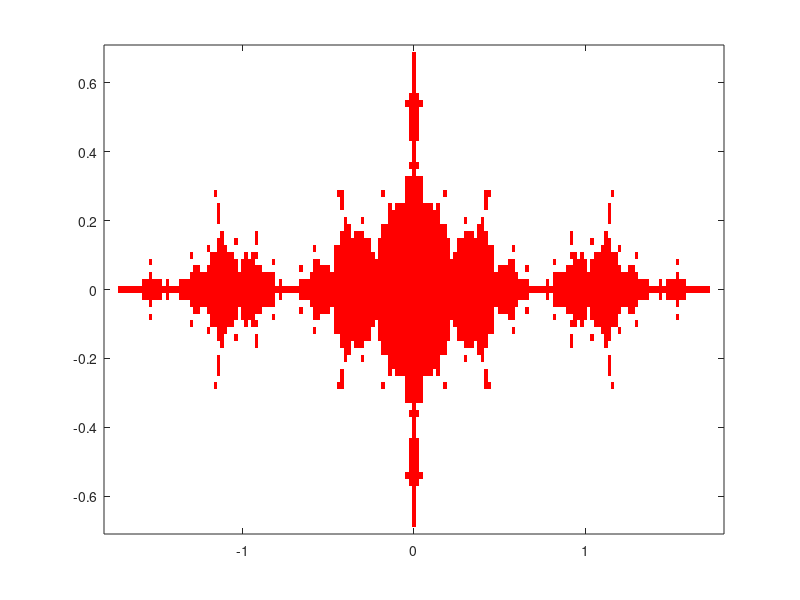

This figure's MATLAB source:
%  Computes the filled Julia set (the initial points from which fixed point
%  iteration remains bounded) for the function phi.

phi = inline('z^2 - 1.25');   % Define the function whose fixed points we seek.
fixpt1 = (1 + sqrt(6))/2;     % These are the fixed points.
fixpt2 = (1 - sqrt(6))/2;

colormap([1 0 0; 1 1 1]);     % Points numbered 1 (inside) will be colored red;
                              %   those numbered 2 (outside) will be colored white.
M = 2*ones(71,181);          % Initialize array of point colors to 2 (white).

for j=1:71,                  % Try initial values with imaginary parts between
  y = -.7 + (j-1)*.02;        %   -0.7 and 0.7
  for i=1:181,                % and with real parts between
    x = -1.8 + (i-1)*.02;     %   -1.8 and 1.8.
    z = x + 1i*y;             % 1i is the MATLAB symbol for sqrt(-1).
    zk = z;
    kount = 0;                % kount is the total number of iterations.

    while kount < 30 & abs(zk) < 2,
      kount = kount+1;
      zk = phi(zk);           % This is the fixed point iteration.
    end;

    if abs(zk) < 2,           % If orbit is bounded, set this
      M(j,i) = 1;             %   point color to 1 (red).
    end;

  end;
end;

image([-1.8 1.8],[-.7 .7],M),  % This plots the results.
axis xy                        % If you don't do this, vertical axis is inverted.